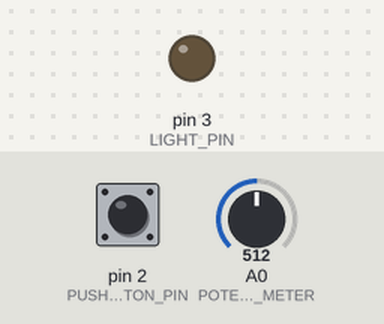
The sketch below on a simulated Arduino Uno, built with avr-gcc and run on an emulated ATmega328P. Shown: output pins drawn as LEDs (lit = HIGH). The inputs (shaded band) are chosen by the test bench; at power-on: pin 2 (PUSH_BUTTON_PIN) HIGH, A0 (POTENSIO_ALOG_METER) = 512.

Above: at 1.2 s.
1.3 s: pin 2 (PUSH_BUTTON_PIN) pulled LOW for 0.15 s
At 2.2 s:
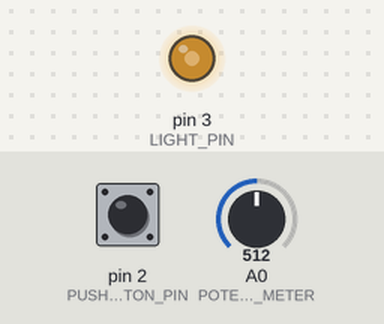
2.9 s: A0 (POTENSIO_ALOG_METER) set to 716
At 3.6 s:
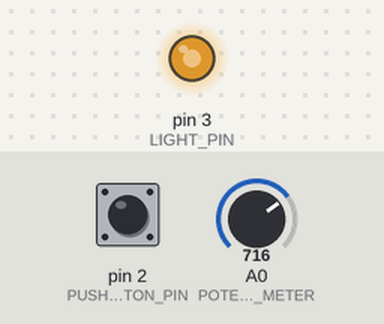
4.4 s: A0 (POTENSIO_ALOG_METER) set to 900
At 4.9 s:
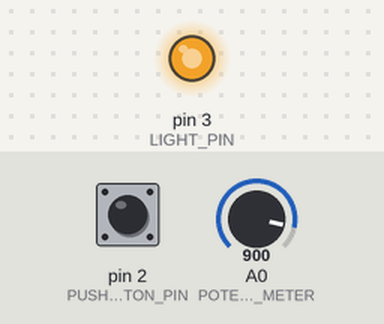
5.9 s: A0 (POTENSIO_ALOG_METER) set to 122
At 7.1 s:
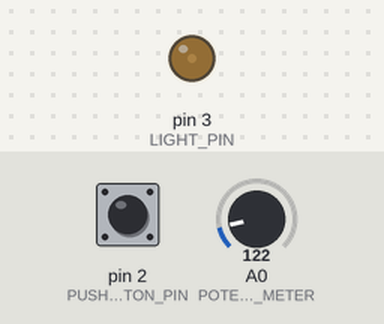
7.4 s: pin 2 (PUSH_BUTTON_PIN) pulled LOW for 1 s
At 8.6 s:
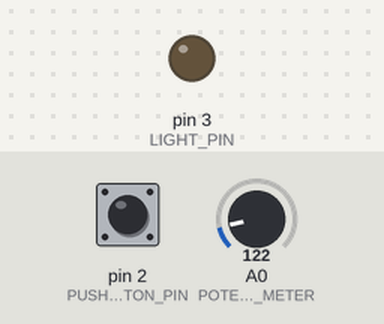
9.9 s: pin 2 (PUSH_BUTTON_PIN) pulled LOW for 3.2 s
At 10.8 s:
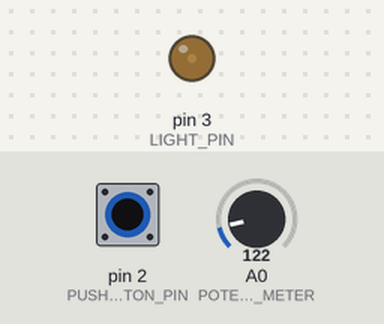
Timing chart, 0 to 12.9 s (numbered marks = the images above; inputs shaded):
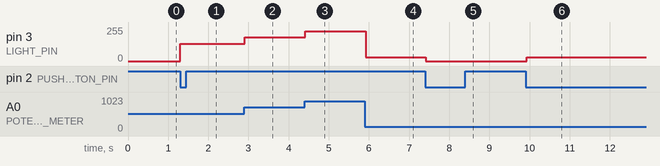

Measured:
- after the input at 1.3 s, pin 3 (LIGHT_PIN): 0/255 → 128/255 at once
- after the input at 2.9 s, pin 3 (LIGHT_PIN): 128/255 → 179/255 at once
- after the input at 4.4 s, pin 3 (LIGHT_PIN): 179/255 → 225/255 at once
- after the input at 5.9 s, pin 3 (LIGHT_PIN): 225/255 → 30/255 at once
- after the input at 7.4 s, pin 3 (LIGHT_PIN): 30/255 → 0/255 at once
- after the input at 9.9 s, pin 3 (LIGHT_PIN): 0/255 → 30/255 at once

The sketch:

arduinoUno.ino
```cpp
#define LIGHT_PIN 3
#define PUSH_BUTTON_PIN 2
#define POTENSIO_ALOG_METER A0

byte lastButtonState;
byte ledState = LOW;

unsigned long lastTimeButtonStateChanged = millis();
unsigned long debounceDuration = 50;


void setup() {
  pinMode(LIGHT_PIN, OUTPUT);
  pinMode(PUSH_BUTTON_PIN, INPUT);
  pinMode(POTENSIO_ALOG_METER, INPUT);
  lastButtonState = digitalRead(PUSH_BUTTON_PIN);
}

void loop() {
  int potensioInputVal = analogRead(POTENSIO_ALOG_METER);

  if (millis() - lastTimeButtonStateChanged >= debounceDuration) {
    byte buttonState = digitalRead(PUSH_BUTTON_PIN);
    if (buttonState != lastButtonState) {
      lastTimeButtonStateChanged = millis();
      lastButtonState = buttonState;
      if (buttonState == LOW) {
        if (ledState == HIGH) {
          ledState = LOW;
        } else {
          ledState = HIGH;
        }
      }

      Serial.println(buttonState);
    }
  }

  analogWrite(LIGHT_PIN, ledState == HIGH ? potensioInputVal / (1023 / 255) : 0);
  delay(50);

}
```
